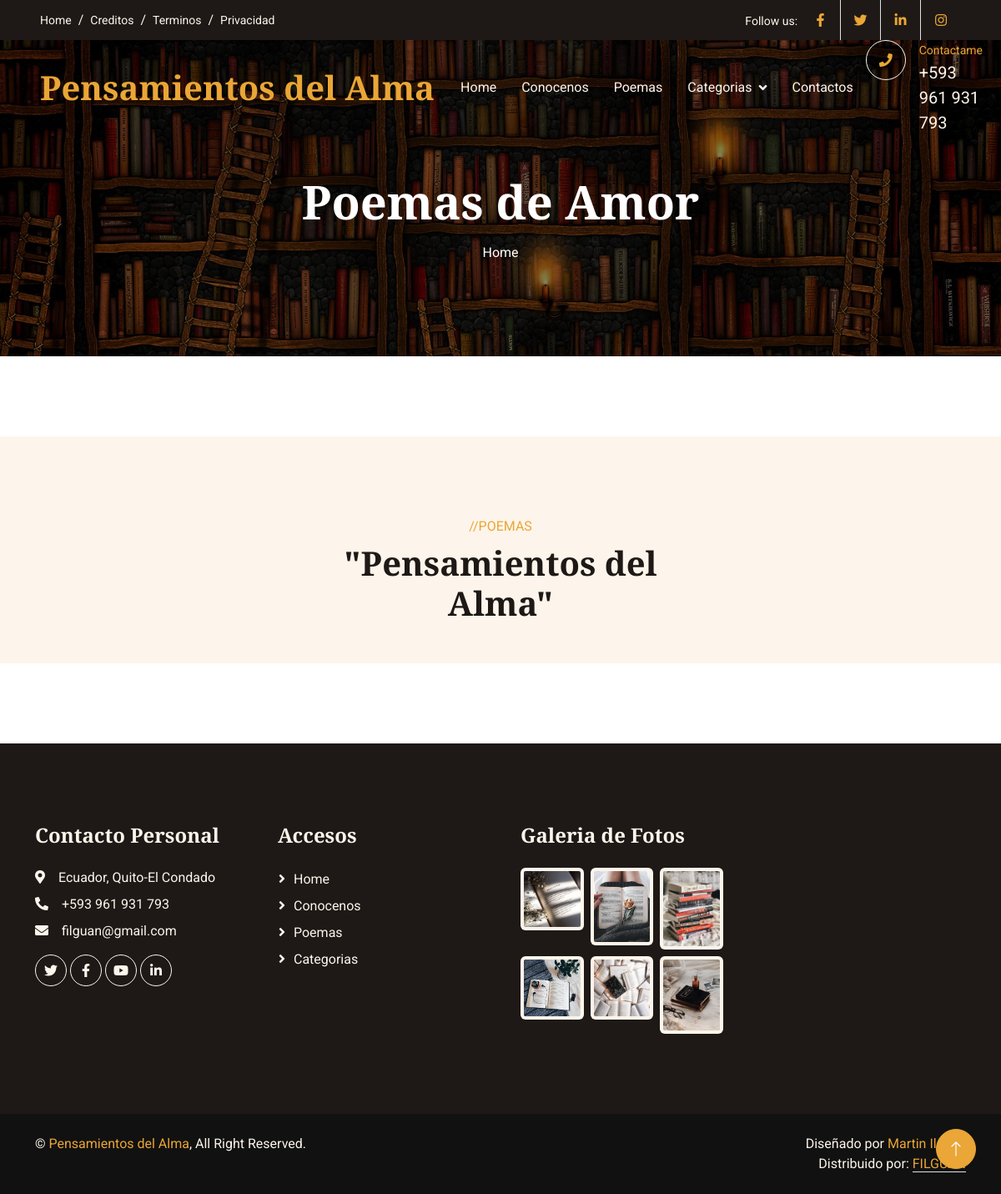
/amores/, run on an earlier commit of the app's database.
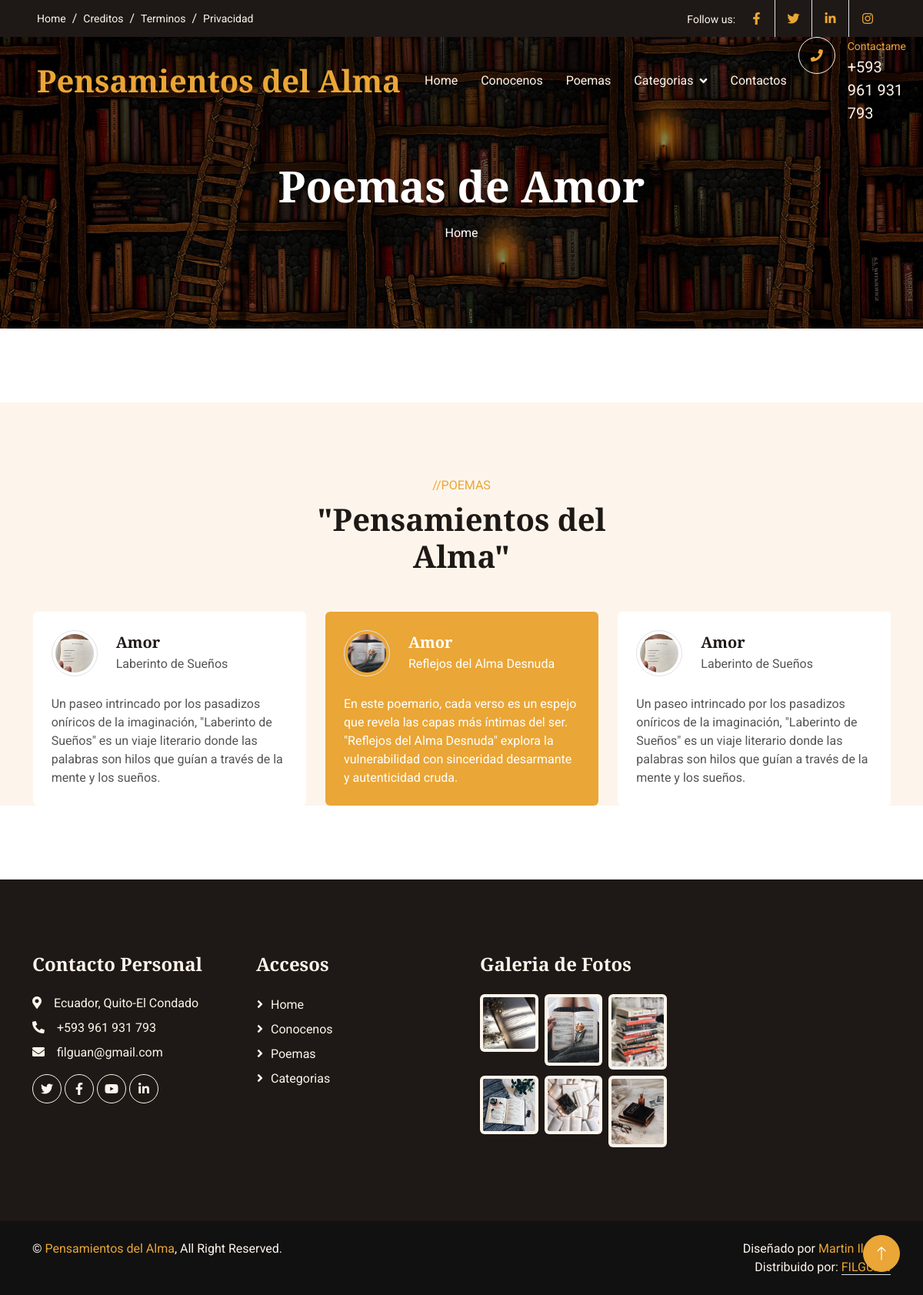
And on a later commit of the database.
### amores/models.py (models this page shows, shortened)
class Amores(models.Model):
    title=models.CharField(max_length=100, verbose_name="Título")
    subtitle=models.CharField(max_length=100, verbose_name="SubTítulo")
    content=models.TextField(verbose_name="Descipción")
    image=models.ImageField(upload_to="amor", verbose_name="Imagen")
    created=models.DateTimeField(auto_now_add=True, verbose_name="Fecha de Creación")
    updated=models.DateTimeField(auto_now=True, verbose_name="Fecha de Edición")
    class Meta:
        verbose_name="poema_de_Amor"
        verbose_name_plural="poemas_de_Amor"
        ordering=['-created']

### amores/views.py (the view)
# urls.py: path('', views.amor, name="amor"),
def amor(request):
    amores = Amores.objects.all()
    return render(request,"amores/amor.html", {'amores':amores})

### amores/templates/amores/amor.html (shortened to what this page needs)
{% extends "core/base.html" %}
{% load static %}
{% block TitleHeader %}
<h1 class="display-4 text-white animated slideInDown mb-3">Poemas de Amor</h1>
{% endblock  %}
{% block content %}
<div class="container-xxl bg-light my-6 py-6 pb-0">
    <div class="container">
        <div class="text-center mx-auto mb-5 wow fadeInUp" data-wow-delay="0.1s" style="max-width: 500px;">
            <p class="text-primary text-uppercase mb-2">//POEMAS</p>
            <h1 class="display-6 mb-4">"Pensamientos del Alma"</h1>
        </div>
        <div class="owl-carousel testimonial-carousel wow fadeInUp" data-wow-delay="0.1s">
            {% for amores in amores %}
            <div class="testimonial-item bg-white rounded p-4">
                <div class="d-flex align-items-center mb-4">
                    <img class="flex-shrink-0 rounded-circle border p-1" src="{{amores.image.url}}" alt="">
                    <div class="ms-4">
                        <h5 class="mb-1">{{amores.title}}</h5>
                        <span>{{amores.subtitle}}</span>
                    </div>
                </div>
                <p class="mb-0">{{amores.content}}</p>
            </div>
            {% endfor %}
        </div>
    </div>
</div>
{% endblock  %}

### core/templates/core/base.html (shortened to what this page needs)
<!DOCTYPE html>
<html lang="es">
<head>
    {% load static %}
    <link href="https://cdnjs.cloudflare.com/ajax/libs/font-awesome/5.10.0/css/all.min.css" rel="stylesheet">
    <link href="https://cdn.jsdelivr.net/npm/bootstrap-icons@1.4.1/font/bootstrap-icons.css" rel="stylesheet">
    <link href="{% static 'core/lib/animate/animate.min.css' %} " rel="stylesheet">
    <link href="{% static 'core/lib/owlcarousel/assets/owl.carousel.min.css' %}" rel="stylesheet">
    <link href="{% static 'core/css/bootstrap.min.css' %}" rel="stylesheet">
    <link href="{% static 'core/css/style.css' %}" rel="stylesheet">
</head>
<body>
    <div class="container-fluid top-bar bg-dark text-light px-0 wow fadeIn" data-wow-delay="0.1s">
        <div class="row gx-0 align-items-center d-none d-lg-flex">
            <div class="col-lg-6 px-5 text-start">
                <ol class="breadcrumb mb-0">
                    <li class="breadcrumb-item"><a class="small text-light" href="{% url 'home' %}">Home</a></li>
                    <li class="breadcrumb-item"><a class="small text-light" href="{% url 'home' %}">Creditos</a></li>
                    <li class="breadcrumb-item"><a class="small text-light" href="{% url 'home' %}">Terminos</a></li>
                    <li class="breadcrumb-item"><a class="small text-light" href="{% url 'home' %}">Privacidad</a></li>
                </ol>
            </div>
            <div class="col-lg-6 px-5 text-end">
                <small>Follow us:</small>
                <div class="h-100 d-inline-flex align-items-center">
                    <a class="btn-lg-square text-primary border-end rounded-0" href="https://www.facebook.com/?locale=es_LA"><i class="fab fa-facebook-f"></i></a>
                    <a class="btn-lg-square text-primary border-end rounded-0" href="https://twitter.com/?lang=es"><i class="fab fa-twitter"></i></a>
                    <a class="btn-lg-square text-primary border-end rounded-0" href="https://ec.linkedin.com/"><i class="fab fa-linkedin-in"></i></a>
                    <a class="btn-lg-square text-primary pe-0" href="https://www.instagram.com/"><i class="fab fa-instagram"></i></a>
                </div>
            </div>
        </div>
    </div>
    <nav class="navbar navbar-expand-lg navbar-dark fixed-top py-lg-0 px-lg-5 wow fadeIn" data-wow-delay="0.1s">
        <a href="index.html" class="navbar-brand ms-4 ms-lg-0">
            <h1 class="text-primary m-0">Pensamientos del Alma</h1>
        </a>
        <div class="collapse navbar-collapse" id="navbarCollapse">
            <div class="navbar-nav mx-auto p-4 p-lg-0">
                <a href="{% url 'home' %}" class="nav-item nav-link">Home</a>
                <a href="{% url 'about' %}" class="nav-item nav-link ">Conocenos</a>
                <a href="{% url 'poemas' %}" class="nav-item nav-link">Poemas</a>
                <div class="nav-item dropdown">
                    <a href="{% url 'categorias' %}" class="nav-link dropdown-toggle" data-bs-toggle="">Categorias</a>
                </div>
                <a href="{% url 'contacto' %}" class="nav-item nav-link">Contactos</a>
            </div>
            <div class=" d-none d-lg-flex">
                <div class="flex-shrink-0 btn-lg-square border border-light rounded-circle">
                    <i class="fa fa-phone text-primary"></i>
                </div>
                <div class="ps-3">
                    <small class="text-primary mb-0">Contactame</small>
                    <p class="text-light fs-5 mb-0">+593 961 931 793</p>
                </div>
            </div>
        </div>
    </nav>
    <div class="container-fluid page-header py-6 wow fadeIn" data-wow-delay="0.1s">
        <div class="container text-center pt-5 pb-3">
            <h1 class="display-4 text-white animated slideInDown mb-3">{% block TitleHeader %}{% endblock  %}</h1>
            <nav aria-label="breadcrumb animated slideInDown">
                <ol class="breadcrumb justify-content-center mb-0">
                    <li class="breadcrumb-item"><a class="text-white" href="{% url 'home' %}">Home</a></li>
                </ol>
            </nav>
        </div>
    </div>
    {% block content %}{% endblock  %}
    <div class="container-fluid bg-dark text-light footer my-6 mb-0 py-5 wow fadeIn" data-wow-delay="0.1s">
        <div class="container py-5">
            <div class="row g-5">
                <div class="col-lg-3 col-md-6">
                    <h4 class="text-light mb-4">Contacto Personal</h4>
                    <p class="mb-2"><i class="fa fa-map-marker-alt me-3"></i>Ecuador, Quito-El Condado</p>
                    <p class="mb-2"><i class="fa fa-phone-alt me-3"></i>+593 961 931 793</p>
                    <p class="mb-2"><i class="fa fa-envelope me-3"></i>filguan@gmail.com</p>
                    <div class="d-flex pt-2">
                        <a class="btn btn-square btn-outline-light rounded-circle me-1" href="https://twitter.com/?lang=es"><i class="fab fa-twitter"></i></a>
                        <a class="btn btn-square btn-outline-light rounded-circle me-1" href="https://www.facebook.com/?locale=es_LA"><i class="fab fa-facebook-f"></i></a>
                        <a class="btn btn-square btn-outline-light rounded-circle me-1" href="https://www.youtube.com/"><i class="fab fa-youtube"></i></a>
                        <a class="btn btn-square btn-outline-light rounded-circle me-0" href="https://ec.linkedin.com/"><i class="fab fa-linkedin-in"></i></a>
                    </div>
                </div>
                <div class="col-lg-3 col-md-6">
                    <h4 class="text-light mb-4">Accesos</h4>
                    <a href="{% url 'home' %}" class="btn btn-link" >Home</a>
                    <a href="{% url 'about' %}" class="btn btn-link">Conocenos</a>
                    <a href="{% url 'poemas' %}" class="btn btn-link">Poemas</a>
                    <a href="{% url 'categorias' %}" class="btn btn-link">Categorias</a>
                </div>
                <div class="col-lg-3 col-md-6">
                    <h4 class="text-light mb-4">Galeria de Fotos</h4>
                    <div class="row g-2">
                        <div class="col-4">
                            <img class="img-fluid bg-light rounded p-1" src="{% static 'core/img/libro1.jpg' %}" alt="Image">
                        </div>
                        <div class="col-4">
                            <img class="img-fluid bg-light rounded p-1" src="{% static 'core/img/libro2.jpg' %}" alt="Image">
                        </div>
                        <div class="col-4">
                            <img class="img-fluid bg-light rounded p-1" src="{% static 'core/img/libro3.jpg' %}" alt="Image">
                        </div>
                        <div class="col-4">
                            <img class="img-fluid bg-light rounded p-1" src="{% static 'core/img/libro4.jpg' %}" alt="Image">
                        </div>
                        <div class="col-4">
                            <img class="img-fluid bg-light rounded p-1" src="{% static 'core/img/libro5.jpg' %}" alt="Image">
                        </div>
                        <div class="col-4">
                            <img class="img-fluid bg-light rounded p-1" src="{% static 'core/img/libro6.jpg' %}" alt="Image">
                        </div>
                    </div>
                </div>
            </div>
        </div>
    </div>
    <div class="container-fluid copyright text-light py-4 wow fadeIn" data-wow-delay="0.1s">
        <div class="container">
            <div class="row">
                <div class="col-md-6 text-center text-md-start mb-3 mb-md-0">
                    &copy; <a href="#">Pensamientos del Alma</a>, All Right Reserved.
                </div>
                <div class="col-md-6 text-center text-md-end">
                    Diseñado por <a href="https://htmlcodex.com">Martin Ilguán</a>
                    <br>Distribuido por: <a class="border-bottom" href="https://themewagon.com" target="_blank">FILGUAN</a>
                </div>
            </div>
        </div>
    </div>
    <a href="#" class="btn btn-lg btn-primary btn-lg-square rounded-circle back-to-top"><i class="bi bi-arrow-up"></i></a>
</body>
</html>

### core/static/core/css/style.css (style rules this page uses)
:root { --primary: #EAA636; --secondary: #545454; --light: #FDF5EB; --dark: #1E1916; }
h4, h5, h6, .h4, .h5, .h6 { font-weight: 600 !important; }
.py-6 { padding-top: 6rem; padding-bottom: 6rem; }
.my-6 { margin-top: 6rem; margin-bottom: 6rem; }
.back-to-top { position: fixed; display: none; right: 30px; bottom: 30px; z-index: 99; }
.btn { font-weight: 500; transition: .5s; }
.btn.btn-primary { color: #FFFFFF; }
.btn-square { width: 38px; height: 38px; }
.btn-lg-square { width: 48px; height: 48px; }
.btn-square, .btn-sm-square, .btn-lg-square { padding: 0; display: flex; align-items: center; justify-content: center; font-weight: normal; }
.navbar .dropdown-toggle::after { border: none; content: "\f107"; font-family: "Font Awesome 5 Free"; font-weight: 900; vertical-align: middle; margin-left: 8px; }
.navbar .navbar-nav .nav-link { padding: 35px 15px; color: var(--light); outline: none; }
.navbar.fixed-top { transition: .5s; }
.page-header { margin-bottom: 6rem; background: linear-gradient(rgba(0, 0, 0, .5), rgba(0, 0, 0, .5)), url(../img/portada.jpg) center center no-repeat; background-size: cover; }
.breadcrumb-item+.breadcrumb-item::before { color: var(--light); }
.testimonial-carousel .owl-item .testimonial-item img { width: 60px; height: 60px; }
.testimonial-carousel .owl-item .testimonial-item, .testimonial-carousel .owl-item .testimonial-item * { transition: .5s; }
.testimonial-carousel .owl-item.center .testimonial-item { background: var(--primary) !important; }
.testimonial-carousel .owl-item.center .testimonial-item * { color: #FFFFFF !important; }
.footer .btn.btn-link { display: block; margin-bottom: 5px; padding: 0; text-align: left; color: var(--light); font-weight: normal; text-transform: capitalize; transition: .3s; }
.footer .btn.btn-link::before { position: relative; content: "\f105"; font-family: "Font Awesome 5 Free"; font-weight: 900; color: var(--light); margin-right: 10px; }
.copyright { background: #111111; }
.copyright a { color: var(--primary); }

What changed in the data, as far as the page shows it:
added Amores: image (picture), title "Amor", subtitle "Reflejos del Alma Desnuda", content "En este poemario, cada verso es un espejo que revela las capas más íntimas del ser. \"Reflejos del Alma Desnuda\" explora la vulnerabilidad con sinceridad desarmante y autenticidad cruda."
added Amores: image (picture), title "Amor", subtitle "Laberinto de Sueños", content "Un paseo intrincado por los pasadizos oníricos de la imaginación, \"Laberinto de Sueños\" es un viaje literario donde las palabras son hilos que guían a través de la mente y los sueños."
